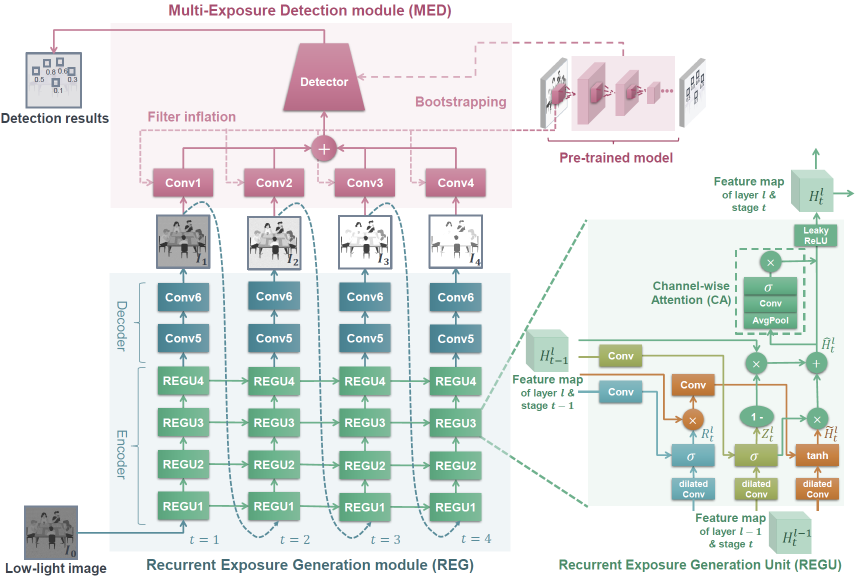
#> input picture method.png, 1725 x 1157 px (shown at 1/2 size)
$ python -i augmentations.py   (imports and definitions only)
#> lines starting #> are read from the running program, lines starting #| are printed output that depends on the picture
# -*- coding:utf-8 -*-

from __future__ import absolute_import
from __future__ import division
from __future__ import print_function

import random

import cv2
import math
import numpy as np
import six
from PIL import Image, ImageEnhance

from data.config import cfg


class sampler():

    # [50 lines left out: functions __init__, intersect, jaccard_numpy, not called in this run]


class bbox():

    # [5 lines left out: function __init__, not called in this run]


def random_brightness(img):
    prob = np.random.uniform(0, 1)
    if prob < cfg.brightness_prob:
        delta = np.random.uniform(-cfg.brightness_delta,
                                  cfg.brightness_delta) + 1
        img = ImageEnhance.Brightness(img).enhance(delta)
    return img


def random_contrast(img):
    prob = np.random.uniform(0, 1)
    if prob < cfg.contrast_prob:
        delta = np.random.uniform(-cfg.contrast_delta,
                                  cfg.contrast_delta) + 1
        img = ImageEnhance.Contrast(img).enhance(delta)
    return img


def random_saturation(img):
    prob = np.random.uniform(0, 1)
    if prob < cfg.saturation_prob:
        delta = np.random.uniform(-cfg.saturation_delta,
                                  cfg.saturation_delta) + 1
        img = ImageEnhance.Color(img).enhance(delta)
    return img


def random_hue(img):
    prob = np.random.uniform(0, 1)
    if prob < cfg.hue_prob:
        delta = np.random.uniform(-cfg.hue_delta, cfg.hue_delta)
        img_hsv = np.array(img.convert('HSV'))
        img_hsv[:, :, 0] = img_hsv[:, :, 0] + delta
        img = Image.fromarray(img_hsv, mode='HSV').convert('RGB')
    return img


def distort_image(img):
    prob = np.random.uniform(0, 1)
    # Apply different distort order
    if prob > 0.5:
        img = random_brightness(img)
        img = random_contrast(img)
        img = random_saturation(img)
        img = random_hue(img)
    else:
        img = random_brightness(img)
        img = random_saturation(img)
        img = random_hue(img)
        img = random_contrast(img)
    return img


# [727 lines left out: functions meet_emit_constraint, project_bbox, transform_labels, expand_image, clip_bbox, bbox_area and 14 more, not called in this run]

>>> from PIL import Image
>>> picture = Image.open('../method.png')
#> picture is the input picture: PIL image 1725x1157 RGB; mean R, G, B 226.8, 231.1, 229.5
>>> result = distort_image(picture)
#> in random_hue, `img_hsv = np.array(img.convert('HSV'))`:
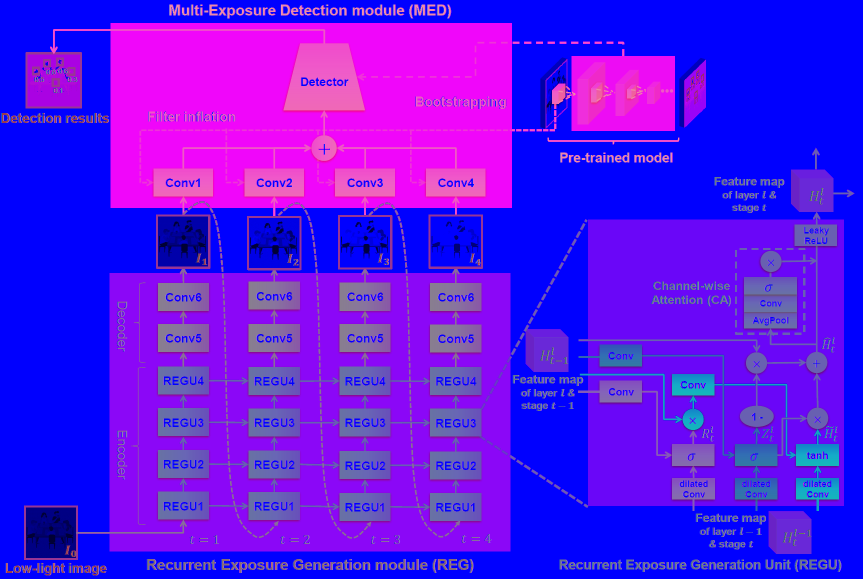
#> img_hsv: shape (1157, 1725, 3) (shown at 1/2 size); mean R, G, B 88.7, 19.3, 236.1
